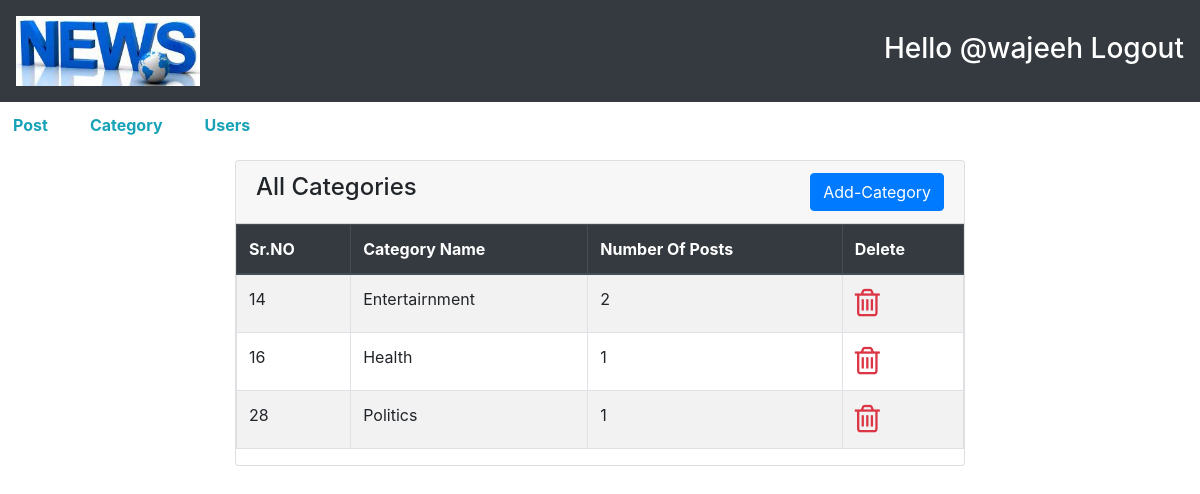
Screenshot of /admin/category.php (signed in) with the database file from the repository.
### tables this page shows
CREATE TABLE `category` (
  `cat_id` int(11) NOT NULL,
  `category_name` varchar(255) NOT NULL,
  `post` int(11) NOT NULL
);

### admin/category.php (the view, shortened to what this page needs)
<!doctype html>
<html lang="en">
<head>
    <link rel="stylesheet" href="https://cdnjs.cloudflare.com/ajax/libs/font-awesome/4.7.0/css/font-awesome.min.css">
    <link rel="stylesheet" href="https://stackpath.bootstrapcdn.com/bootstrap/4.3.1/css/bootstrap.min.css">
</head>
<body>
<?php include "../include/header.php";
?>
    <div class="container mt-3">
        <div class="row justify-content-center">
            <div class="col-md-8">
                <div class="card">
                    <div class="card-header">
                        <h4 class="text-center float-left">All Categories</h4>
                        <a href="add-catogary.php" class="btn btn-primary float-right ">Add-Category</a>
                    </div>
                    <div class="card-body p-0">
                    <?php
                    include "../include/config.php";
                    $sql = "SELECT * FROM `category`";
                    $result = mysqli_query($con , $sql);
                    if(mysqli_num_rows($result) > 0){
                    ?>
                        <table class="table table-striped table-bordered">
                            <thead class="thead-dark">
                                <tr>
                                    <th>Sr.NO</th>
                                    <th>Category Name</th>
                                    <th>Number Of Posts</th>
                                    <th>Delete</th>
                                </tr>
                            </thead>
                            <tbody>
                            <?php while($row = mysqli_fetch_assoc($result)){ ?>
                                <tr>
                                    <td><?php echo $row['cat_id']?></td>
                                    <td><?php echo $row['category_name']?></td>
                                    <td><?php echo $row['post']?></td>
                                    <td><a href="delete-category.php?catid=<?php echo $row['cat_id']?>"><i class="fa fa-trash-o fa-2x text-danger "></i></a></td>
                                </tr>
                                <?php
                                    }
                                ?>
                            </tbody>
                        </table>
                        <?php
                         }
                        ?>
                    </div>
                </div>
            </div>
        </div>
    </div>
</body>
</html>

### rows the page displays
category: cat_id "14", category_name "Entertairnment", post "2"
category: cat_id "16", category_name "Health", post "1"
category: cat_id "28", category_name "Politics", post "1"

### other values shown
$_SESSION['username'] "wajeeh"
